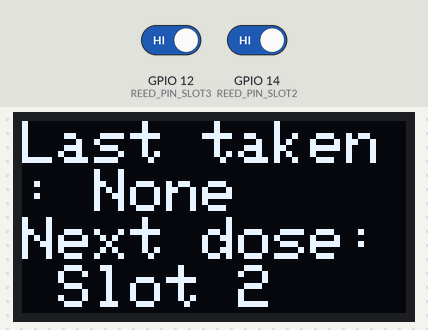
Recording of a sketch running on a simulated ESP8266 (NodeMCU). Shown: 128×64 one-colour display. Inputs (shaded band) come from the test bench; at power-on: GPIO 12 (REED_PIN_SLOT3) HIGH, GPIO 14 (REED_PIN_SLOT2) HIGH. WiFi joins after 1.5 s; servers stay silent unless stated; what the sketch prints to the serial monitor is not drawn.

Above: at 4.7 s.
4.8 s: GPIO 12 (REED_PIN_SLOT3) driven LOW
At 5.7 s:
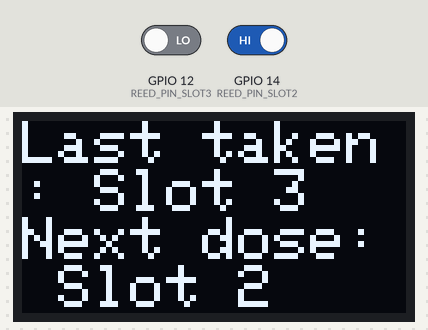
6.4 s: GPIO 14 (REED_PIN_SLOT2) driven LOW
At 7.3 s:
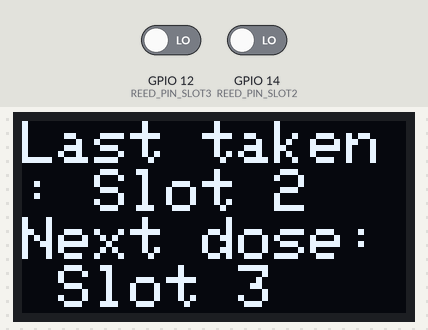
Timing chart, 0 to 9.4 s (numbered marks = the images above; inputs shaded):
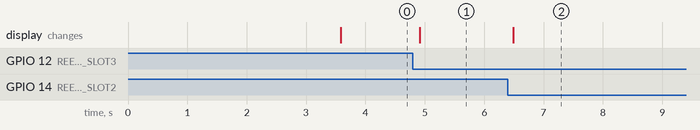

The sketch:

IoT_medicineboxFirebase.ino
```cpp
#include <Wire.h>
#include <Adafruit_GFX.h>
#include <Adafruit_SSD1306.h>
#include <ESP8266WiFi.h>

#include <ESP8266Firebase.h>

#define SCREEN_WIDTH 128
#define SCREEN_HEIGHT 64
#define OLED_RESET -1
Adafruit_SSD1306 display(SCREEN_WIDTH, SCREEN_HEIGHT, &Wire, OLED_RESET);

#define WIFI_SSID "SM-A50"
#define WIFI_PASSWORD "12345678"
#define FIREBASE_URL "smart-care-hub-6519a-default-rtdb.firebaseio.com"

Firebase firebase(FIREBASE_URL);

const int REED_PIN_SLOT2 = 14;  // D5 on NodeMCU
const int REED_PIN_SLOT3 = 12;  // D6 on NodeMCU

bool lastSlot2State = true;
bool lastSlot3State = true;

String lastTaken = "None";
String nextDose = "Slot 2";    // Initial next dose

void updateDisplay();

void setup() {
  Serial.begin(115200);

  pinMode(REED_PIN_SLOT2, INPUT_PULLUP);
  pinMode(REED_PIN_SLOT3, INPUT_PULLUP);

  if (!display.begin(SSD1306_SWITCHCAPVCC, 0x3C)) {
    Serial.println(F("SSD1306 allocation failed"));
    for (;;);
  }
  display.clearDisplay();
  display.setTextSize(2);
  display.setTextColor(SSD1306_WHITE);
  display.setCursor(0, 0);
  display.println("Pillbox Monitor");
  display.display();
  delay(2000);

  Serial.print("Connecting to WiFi: ");
  Serial.println(WIFI_SSID);
  WiFi.begin(WIFI_SSID, WIFI_PASSWORD);
  while (WiFi.status() != WL_CONNECTED) {
    delay(500);
    Serial.print(".");
  }
  Serial.println("");
  Serial.println("WiFi connected");
  Serial.print("IP address: ");
  Serial.println(WiFi.localIP());

  updateDisplay();
}

void loop() {

  if (WiFi.status() != WL_CONNECTED) {
    Serial.println("WiFi disconnected. Reconnecting...");
    delay(1000);
    return;
  }

  bool currentSlot2State = digitalRead(REED_PIN_SLOT2);
  bool currentSlot3State = digitalRead(REED_PIN_SLOT3);

  // Slot 2 opened
  if (lastSlot2State == HIGH && currentSlot2State == LOW) {
    lastTaken = "Slot 2";
    nextDose = "Slot 3";
    Serial.println("Slot 2 opened");
    updateDisplay();
        if (firebase.setInt("pillBox/Slot2/status", 0)) {
      Serial.println("Slot 2 status updated to 0 in Firebase.");
    } else {
      Serial.println("Failed to update Slot 2 status.");
    }
    delay(1000);
  }

  // Slot 3 opened
  if (lastSlot3State == HIGH && currentSlot3State == LOW) {
    lastTaken = "Slot 3";
    nextDose = "Slot 2";
    Serial.println("Slot 3 opened");
    updateDisplay();
      if (firebase.setInt("pillBox/Slot3/status", 0)) {
      Serial.println("Slot 3 status updated to 0 in Firebase.");
    } else {
      Serial.println("Failed to update Slot 3 status.");
    }
    delay(1000);
  }

  lastSlot2State = currentSlot2State;
  lastSlot3State = currentSlot3State;

  delay(100);
}

void updateDisplay() {
  display.clearDisplay();
  display.setCursor(0, 0);
  display.setTextSize(2);
  //display.println("Pillbox Tracker");
  //display.println();
  display.print("Last taken: ");
  display.println(lastTaken);
  display.print("Next dose: ");
  display.println(nextDose);
  display.display();
}
```

Measured:
- after the input at 4.8 s, the display: changes after 0.11 s (image 1)
- after the input at 6.4 s, the display: changes after 0.09 s (image 2)
